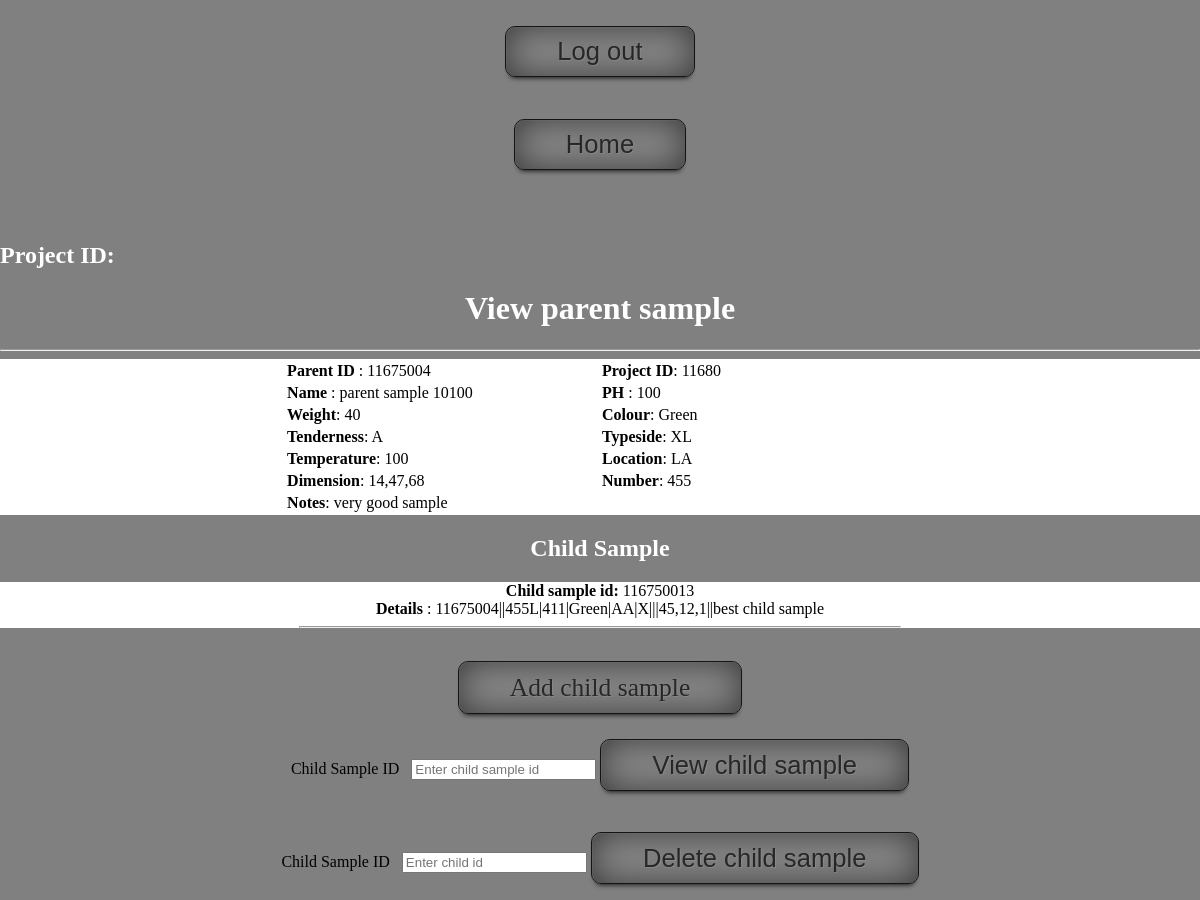
Page /view_parent.php?parent_id=11675004 on the committed database.
### tables this page shows
CREATE TABLE IF NOT EXISTS `parent_sample` (
  `sid` int(11) NOT NULL,
  `pid` int(255) NOT NULL,
  `sample_name` varchar(255) NOT NULL,
  `ph` varchar(255) NOT NULL,
  `weight` varchar(255) NOT NULL,
  `colour` varchar(255) NOT NULL,
  `tenderness` varchar(255) NOT NULL,
  `typeside` varchar(255) NOT NULL,
  `temp` varchar(255) NOT NULL,
  `location` varchar(255) NOT NULL,
  `dimension_code` varchar(255) NOT NULL,
  `number` int(11) NOT NULL,
  `note` varchar(255) NOT NULL,
  PRIMARY KEY (`sid`)
);

CREATE TABLE IF NOT EXISTS `Child_roject` (
  `cid` int(11) NOT NULL,
  `sid` int(11) NOT NULL,
  `ph` varchar(20) DEFAULT NULL,
  `weight` varchar(20) DEFAULT NULL,
  `colour` varchar(20) DEFAULT NULL,
  `tenderness` varchar(20) DEFAULT NULL,
  `typeside` varchar(20) DEFAULT NULL,
  `temperature` varchar(20) DEFAULT NULL,
  `dimensioncode` varchar(20) DEFAULT NULL,
  `note` varchar(20) DEFAULT NULL,
  PRIMARY KEY (`cid`)
);

### view_parent.php (the view, shortened to what this page needs)
<html>
<head>
<link rel="stylesheet" type="text/css" href="buttons.css">
</head>
<form action="index.php" method="post" >
  <input id="button"type="submit" value="Log out">
</form>
<form action="home.php" method="post" >
  <input id="button"type="submit" value="Home">
</form>
<body>
<br>
<br>
<?php
 $parent_id = $_GET["parent_id"];
 $project_id= $_GET["project_id"];
$result = mysql_query("SELECT * FROM parent_sample where sid=".$parent_id);
	 echo "<h2 align='left'> Project ID:  <b><i>".$project_id."</i></b></h2>";
	 echo "<h1>View parent sample</h1>";
	 echo "<hr>";
	while ($row = mysql_fetch_array($result))
		{
			echo "<div id='formContainer'>";
					echo "<table align='center'>";
					echo " <tr>";
					echo "<td width='30%'> <b>Parent ID </b>: ".$row["sid"]."</td>";
					echo "<td width='30%'> <b>Project ID</b>: ".$row["pid"]."</td>";
					echo "</tr>";
					echo " <tr>";
					echo "<td width='30%'> <b>Name </b>: ".$row["sample_name"]."</td>";
					echo "<td width='30%'> <b>PH </b>: ".$row["ph"]."</td>";
					echo "</tr>";
					echo " <tr>";
					echo "<td width='30%'> <b>Weight</b>: ".$row["weight"]."</td>";
					echo "<td width='30%'> <b>Colour</b>: ".$row["colour"]."</td>";
					echo "</tr>";
					echo " <tr>";
					echo "<td width='30%'> <b>Tenderness</b>: ".$row["tenderness"]."</td>";
					echo "<td width='30%'> <b>Typeside</b>: ".$row["typeside"]."</td>";
					echo "</tr>";
					echo " <tr>";
					echo "<td width='30%'> <b>Temperature</b>: ".$row["temp"]."</td>";
					echo "<td width='30%'> <b>Location</b>: ".$row["location"]."</td>";
					echo "</tr>";
					echo " <tr>";
					echo "<td width='30%'> <b>Dimension</b>: ".$row["dimension_code"]."</td>";
					echo "<td width='30%'> <b>Number</b>: ".$row["number"]."</td>";
					echo "</tr>";
					echo " <tr>";
					echo "<td width='30%'> <b>Notes</b>: ".$row["note"]."</td>";
					echo "<td width='30%'> </td>";
					echo "</tr>";
					echo "</table>";
			echo "</div>";
		}
			echo "<h2>Child Sample</h2>";
		    echo "<div id='formContainer'>";
					$result = mysql_query("SELECT * FROM Child_roject where sid=".$parent_id);
						while ($row = mysql_fetch_array($result))
						{
							echo "<b>Child sample id:</b> ".$row["cid"];
							echo "<br>";
							echo "<b>Details </b>: ".$row["sid"]."|".$row["sample_name"]."|".$row["ph"]."|".$row["weight"].
							"|".$row["colour"]."|".$row["tenderness"]."|".$row["typeside"]."|".$row["temp"]."|".$row["location"]."|"
							.$row["dimensioncode"]."|".$row["number"]."|".$row["note"];
							 echo "<hr width ='50%'>";
						}
		    echo "</div>";
				echo "<a href='add_child.php?project_id=".$project_id."&parent_id=".$parent_id."' id='button'>Add child sample</a>";
				echo "<br>";
?>
		<form name="login" action="view_child.php" method="get" accept-charset="utf-8">
		<label for="pid">Child Sample ID</label>
       &nbsp; <input type="text" name="child_id" placeholder="Enter child sample id" required>
        <input id="button"type="submit" value="View child sample">
		</form>
		<form name="login" action="delete_child.php" method="get" accept-charset="utf-8">
		<label for="pid">Child Sample ID</label>
       &nbsp; <input type="text" name="child_id" placeholder="Enter child id" required>
        <input id="button"type="submit" value="Delete child sample">
</form>
</body>
</html>

### buttons.css (style rules this page uses)
body { margin: 0; font-family: Calibri; text-align: center; background-color: grey; }
#button { display: inline-block; margin: 1em 0 0 0; padding: 0.4em 2em; font-size: 1.6em; background: rgba(255,255,255,0.07); color: rgba(0,0,0,0.7); text-shadow: 1px 1px 0 rgba(255,255,255,0.1); text-decoration: none; border: solid 1px rgba(20,20,20,1); border-radius: 10px; box-shadow: inset 1px 1px 1px rgba(255,255,255,0.05), inset 0 0 35px rgba(0,0,0,0.6), 0 5px 5px -4px rgba(0,0,0,0.8); }
h2 { color:white; }
h1 { color:white; }
#formContainer { background-color:white; }

### rows in the picture
parent_sample: sid "11675004", pid "11680", sample_name "parent sample 10100", ph "100", weight "40", colour "Green", tenderness "A", typeside "XL", temp "100", location "LA", dimension_code "14,47,68", number "455", note "very good sample"
child_roject: cid "116750013", sid "11675004", ph "455L", weight "411", colour "Green", tenderness "AA", typeside "X", dimensioncode "45,12,1", note "best child sample"
